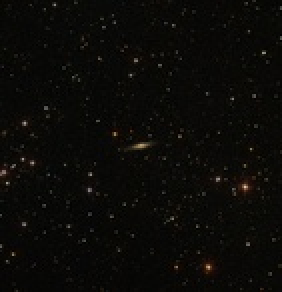
#> input picture s22022_hw1/x3Lkg.jpg, 141 x 146 px, shrunk from 529 x 550 before the run, found by its file name (shown 2 times larger)
$ jupyter execute s22022_hw1.ipynb
#> lines starting #> are read from the running program, lines starting #| are printed output that depends on the picture
[cell 1]
from google.colab import drive
drive.mount('/content/drive')

# Problem 1: Image Zooming

#### Write a program to zoom an image by 1.5 times along each axis using the following techniques discussed (work with RGB Images) in class:

#### Importing libraries

[cell 2]
from timeit import default_timer as timer
import matplotlib.pyplot as plt
import matplotlib as mpl
from PIL import Image
import numpy as np
import math
import cv2

#### 1. Nearest neighbor.

[cell 3]
def Nearest_neighbor(scaling_factor,path):
#> called with scaling_factor = 1.5
  start = timer()
  img = np.array(Image.open(path))
#> img is the input picture: shape (146, 141, 3); mean R, G, B 11.1, 10.3, 7.4
  if img.shape[2]==4:
    img=np.delete(img,[3],axis=2)

  # scaling_factor=1.5
  zoomed_image = np.empty(shape=(math.floor(img.shape[0]*scaling_factor) ,math.floor(img.shape[1]*scaling_factor),3),dtype='int')

  for i in range(zoomed_image.shape[0]):
    for j in range(zoomed_image.shape[1]):
      zoomed_image[i,j,:]=img[round(i/scaling_factor),round(j/scaling_factor),:]

  end = timer()
  print("Time taken for zooming the image " +str(end - start)+" sec")
  fig, ax = plt.subplots(nrows=1, ncols=2, figsize=(15, 7), dpi=80, sharex=True, sharey=True)
  ax[0].imshow(img)
  ax[1].imshow(zoomed_image)

[cell 4]
Nearest_neighbor(1.5,"/content/drive/MyDrive/s22022_hw1/x3Lkg.jpg")

[cell 5]
Nearest_neighbor(1.5,"/content/drive/MyDrive/s22022_hw1/Flower.jpg")
#> call 2 of Nearest_neighbor, with scaling_factor = 1.5
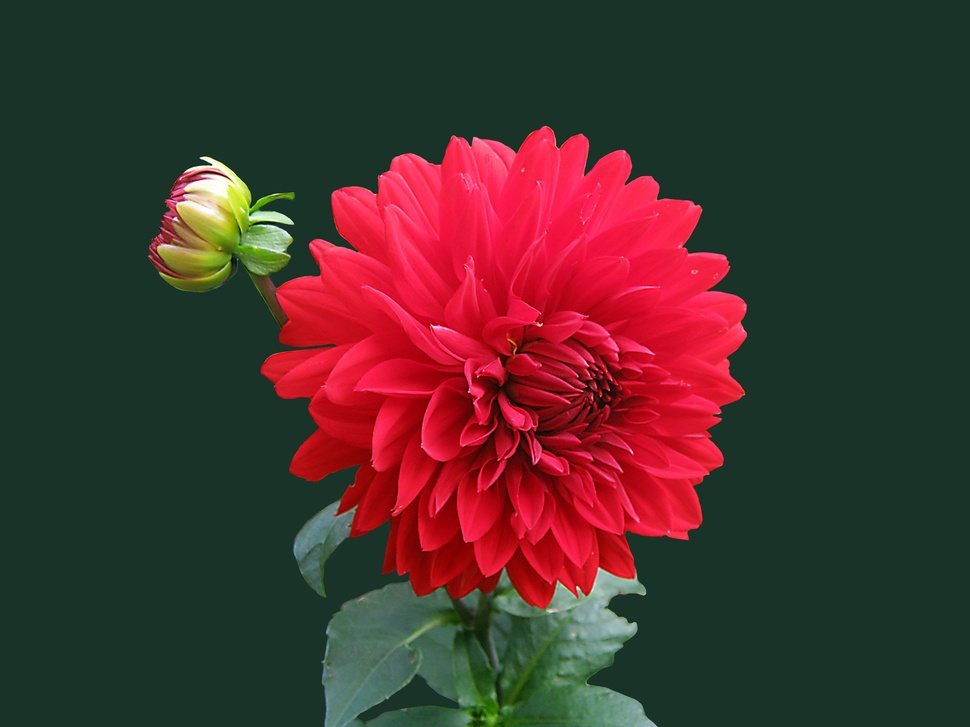
#> input picture s22022_hw1/Flower.jpg, 970 x 727 px, shrunk from 3648 x 2736 before the run, found by its file name
#> in Nearest_neighbor, img is the input picture: shape (727, 970, 3); mean R, G, B 72.6, 50, 45.6

[cell 6]
Nearest_neighbor(1.5,"/content/drive/MyDrive/s22022_hw1/Grey.jpg")
#> call 3 of Nearest_neighbor, with scaling_factor = 1.5
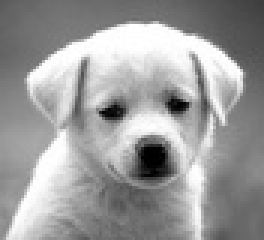
#> input picture s22022_hw1/Grey.jpg, 88 x 80 px, shrunk from 332 x 300 before the run, found by its file name (shown 3 times larger)
#> in Nearest_neighbor, img is the input picture: shape (80, 88, 3); min 0, max 255, mean 155.7
#> after the loop in Nearest_neighbor (call 3), `for i in range(zoomed_image.shape[0]):`:
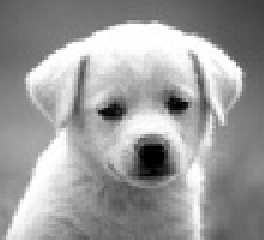
#> zoomed_image: shape (120, 132, 3) int64 (shown 2 times larger); min 0, max 255, mean 155.7

#### 2. Bilinear interpolation.

[cell 7]
def Bilinear_interpolation(scaling_factor, path):
#> called with scaling_factor = 1.5
  start=timer()

  img = np.array(Image.open(path))

  if img.shape[2]==4:
    img=np.delete(img,[3],axis=2)

  #scaling_factor=1.5
  zoomed_image = np.zeros(shape=(math.ceil(img.shape[0]*scaling_factor) ,math.ceil(img.shape[1]*scaling_factor),3),dtype='int')

  for i in range(zoomed_image.shape[0]):
    for j in range(zoomed_image.shape[1]):

      x = i/scaling_factor
      y = j/scaling_factor

      x_floor = math.floor(x)
      x_ceil = min( img.shape[0]-1, math.ceil(x))
      y_floor = math.floor(y)
      y_ceil = min( img.shape[1]-1, math.ceil(y))


      if (x_ceil == x_floor) and (y_ceil == y_floor):
        q = img[int(x), int(y), :]

      elif (x_ceil == x_floor):
        q1 = img[int(x), int(y_floor), :]
        q2 = img[int(x), int(y_ceil), :]
        q = q1 * (y_ceil - y) + q2 * (y - y_floor)
      elif (y_ceil == y_floor):
        q1 = img[int(x_floor), int(y), :]
        q2 = img[int(x_ceil), int(y), :]
        q = (q1 * (x_ceil - x)) + (q2	 * (x - x_floor))
      else:
        v1 =img[x_floor, y_floor, :]
        v2 =img[x_ceil, y_floor, :]
        v3 =img[x_floor, y_ceil, :]
        v4 =img[x_ceil, y_ceil, :]

        q1 = v1 * (x_ceil - x) + v2 * (x - x_floor)
        q2 = v3 * (x_ceil - x) + v4 * (x - x_floor)
        q = q1 * (y_ceil - y) + q2 * (y - y_floor)

      zoomed_image[i,j,:] = q
#> zoomed_image: shape (219, 212, 3) int64

  end=timer()
  print("Time taken for zooming the image " +str(end - start)+" sec")

  fig, ax = plt.subplots(nrows=1, ncols=2, figsize=(15, 7), dpi=80, sharex=True, sharey=True)
  ax[0].imshow(img)
  ax[1].imshow(zoomed_image)

[cell 8]
Bilinear_interpolation(1.5, "/content/drive/MyDrive/s22022_hw1/x3Lkg.jpg")

[cell 9]
Bilinear_interpolation(1.5, "/content/drive/MyDrive/s22022_hw1/Flower.jpg")

[cell 10]
Bilinear_interpolation(1.5, "/content/drive/MyDrive/s22022_hw1/Grey.jpg")

# Problem 2: Histogram

#### 1. Write a function to compute the histogram of an image and plot the same. What is the modality of the histogram for the images mentioned above?

[cell 11]
def Histogram(path):
  img = np.array(Image.open(path))
  print(img.shape)
#| (80, 88, 3)
  fig, ax = plt.subplots(nrows=1, ncols=3, figsize=(15, 3), dpi=80, sharex=True, sharey=True)
  ax[0].hist(img[:,:,0].ravel(),256,[0,256],color='red')
  ax[1].hist(img[:,:,0].ravel(),256,[0,256],color='green')
  ax[2].hist(img[:,:,0].ravel(),256,[0,256],color='blue')
  plt.show()
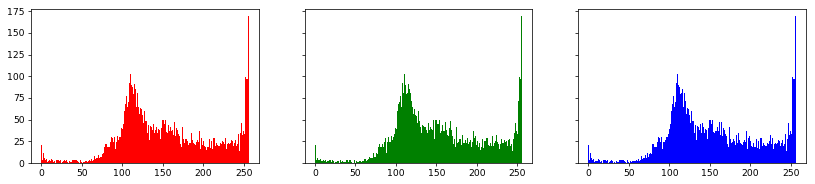
#> figure drawn by matplotlib, 3 panels; panel 1: tallest bar 169 high, from x = 255 to 256

[cell 12]
Histogram("/content/drive/MyDrive/s22022_hw1/Grey.jpg")

[cell 13]
'''
Ans. 1.
Modality describes the number of peaks in a dataset. A unimodal distribution in a histogram means there is one
distinct peak indicating the most frequent value in a histogram.
According to the above histogram  of the RGB image it is observed that the modality of the histogram is unimodal
'''

#### 2.What can you say about the histogram of a resulting image if we keep the MSB bits in the bitplane to 0? Plot and Observe?

[cell 14]
def bitplane_MSB(path):
  img = cv2.imread(path,0)
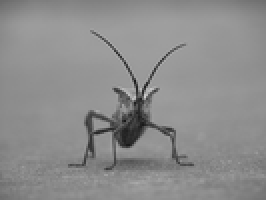
#> input picture s22022_hw1/stinkbug.png, 133 x 100 px, shrunk from 500 x 375 before the run, found by its file name (shown 2 times larger)
#> img is the input picture: shape (100, 133); min 23, max 206, mean 140.5
  # img = np.array(Image.open(path))
  lst = []
  decimal=[]
  for i in range(img.shape[0]):
      for j in range(img.shape[1]):
        lst.append(np.binary_repr(img[i][j] ,width=8))
#> after the loop, lst = 13300 items, first 6: '01101010', '01101011', '01101100', '01101101', '01101111', '01110000'

  for i in lst:
    decimal.append(int(i[0])*0 +int(i[1])*64 +int(i[2])*32+int(i[3])*16+int(i[4])*8+int(i[5])*4+ int(i[6])*2+int(i[7])*1)
#> this loop made 13300 passes
#> i on passes 1 to 3: '01101010', '01101011', '01101100'
#> after the loop, decimal = 13300 values, max 127 at index 17, min 0 at index 26, mean 26.65
  bit_img=np.array(decimal,dtype = np.uint8).reshape(img.shape[0],img.shape[1])
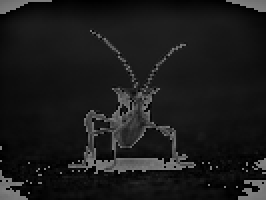
#> bit_img: shape (100, 133) (shown 2 times larger); min 0, max 127, mean 26.6
  plt.imshow(bit_img,cmap='gray')

  return bit_img

[cell 15]
img=bitplane_MSB("/content/drive/MyDrive/s22022_hw1/stinkbug.png")

[cell 16]
plt.hist(img.ravel(),256,[0,256],color='black')
plt.show()
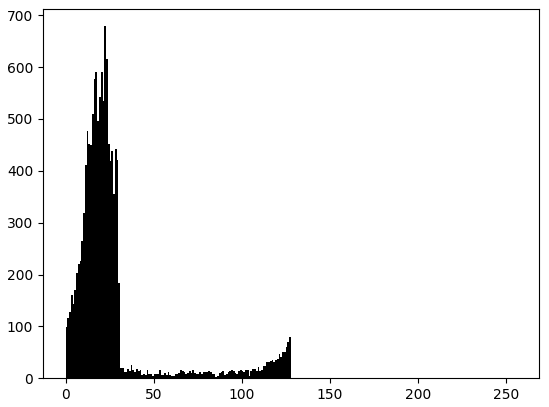
#> figure drawn by matplotlib, 1 panel; tallest bar 679 high, from x = 22 to 23

[cell 17]
'''
It is observed from the above histogram that the image is shifted towards at the extereme left which  tells about the greater darkness of the pixels in the image.
wherease we also observed that histogram has the last value till 127 about x-axis which tells that there "No" pixel of the 8 bit all are of maximum of the 7 bit.

'''

#### 3. What can you say about the histogram of a resulting image if we keep the LSB bits in the bitplane to 0? Plot and Observe?

[cell 18]
def bitplane_LSB (path):
  img = cv2.imread(path,0)
  # img = np.array(Image.open(path))
  lst = []
  decimal=[]
  for i in range(img.shape[0]):
      for j in range(img.shape[1]):
        lst.append(np.binary_repr(img[i][j] ,width=8))

  for i in lst:
    decimal.append(int(i[0])*128 +int(i[1])*64 +int(i[2])*32+int(i[3])*16+int(i[4])*8+int(i[5])*4+ int(i[6])*2+int(i[7])*0)
#> after the loop, decimal = 13300 values, max 206 at index 6456, min 22 at index 8042, mean 140
  bit_img=np.array(decimal,dtype = np.uint8).reshape(img.shape[0],img.shape[1])
  plt.imshow(bit_img,cmap='gray')

  return bit_img

[cell 19]
img=bitplane_LSB("/content/drive/MyDrive/s22022_hw1/stinkbug.png")

[cell 20]
plt.hist(img.ravel(),256,[0,256],color='black')
plt.show()
#> figure, not shown here; tallest bar 1294 high, from x = 150 to 151

[cell 21]
'''
It is observed from the above histogram that  there is sudden gap at the intervals this is because of the removal of the LSB bit, which add 1 and makes up all the odd number from the 0~ 255 range
and which further helps to smoothen the curve and aslo smoothen the intensity in the images.
'''

#### 4. Transmission is usually achieved through packets containing a start bit, a byte of information and a stop bit. Baud rate is a common measure for digital data transmission and is defined as number of bits transmitted per second. How much time would it take to transmit 512 x 512 grayscale image with intensity 0-255 over a 56K baud link? Similarly, calculate the time required to transmit the same image over a 3000K baud link

[cell 22]
'''
Ans. 4. Consider the above given problem:
We need to transmit the image of shape (512,512,1) with channel intensity needs 8 bites to get the value from 0~255 value.

Therefore, Total size of the image = no. of rows*no. of columns* bit needed to represent the instensity
                                   = 512*512*8
                                   = 20917152 bites
       Total length of the packet = size of the image + start bit + end bit
                                  = 20917152+1+1
                                  = 20917154 bites

Now,
    the packet has to transfered over the Baudlink of 56K
    Time taken to transfer the packet = 20917154/56000
                                      = 37.45 Sec

    the packet has to transfered over the Baudlink of 3000K
    Time taken to transfer the packet = 20917154/3000000
                                      = 0.6990 Sec


'''
a=2097154/56000
print("Time Taken to transmit an image "+str(a)+" sec")
b=2097154/3000000
print("Time Taken to transmit an image "+str(b)+" sec")

# Problem 3: Point Operations

#### 1. Write a function to create the negative of an image.

##### Ans 1.

[cell 23]
def negative_image(path):
  img = np.array(Image.open(path))
  img.setflags(write=1)
  img[:,:,0]=255-img[:,:,0]
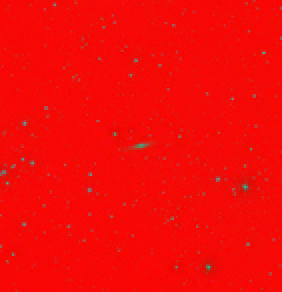
#> img: shape (146, 141, 3) (shown 2 times larger); mean R, G, B 243.9, 10.3, 7.4
  img[:,:,1]=255-img[:,:,1]
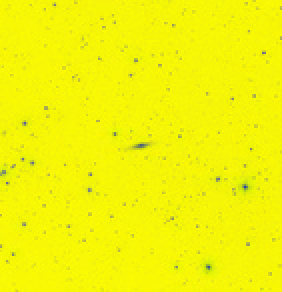
#> img: shape (146, 141, 3) (shown 2 times larger); mean R, G, B 243.9, 244.7, 7.4
  img[:,:,2]=255-img[:,:,2]
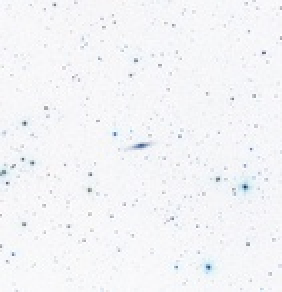
#> img: shape (146, 141, 3) (shown 2 times larger); mean R, G, B 243.9, 244.7, 247.6

  return img

imgplot = plt.imshow(negative_image("/content/drive/MyDrive/s22022_hw1/x3Lkg.png"))
